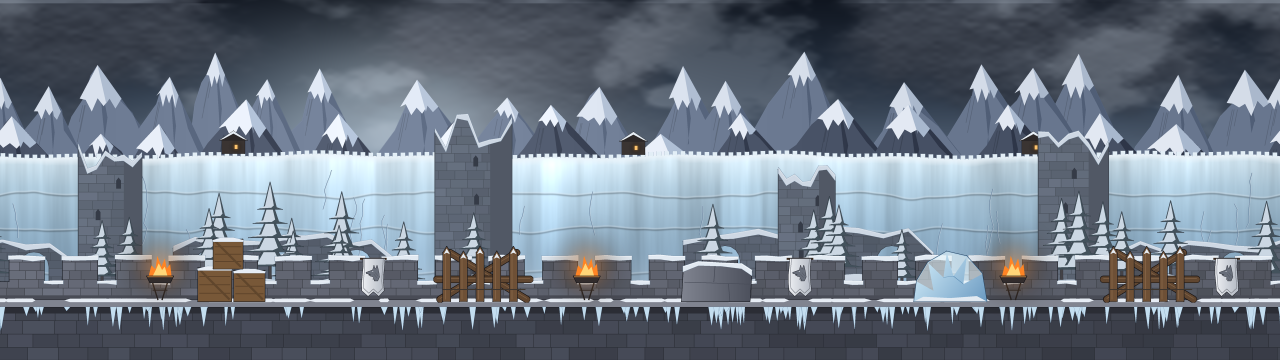
#> input picture assets/concept/frozen_wall_layers_composite.png, 3840 x 1080 px (shown at 1/3 size)
$ python -i common.py   (imports and definitions only)
#> lines starting #> are read from the running program, lines starting #| are printed output that depends on the picture
"""Shared drawing helpers for the procedural asset generator.

All drawing happens on a supersampled canvas and is downsampled at the end,
which gives clean anti-aliased edges from Pillow's aliased primitives.
Coordinates passed to Canvas methods are in "units" (final-image pixels).
"""
import math
import random

import numpy as np
from PIL import Image, ImageDraw, ImageFilter

OUTLINE = (18, 14, 14, 255)


# ---------------------------------------------------------------- colour --

# [4 lines left out: function rgba, not called in this run]


def mix(c1, c2, t):
    c1, c2 = rgba(c1), rgba(c2)
    return tuple(int(round(c1[i] + (c2[i] - c1[i]) * t)) for i in range(4))


def shade(c, f):
    c = rgba(c)
    return (min(255, int(c[0] * f)), min(255, int(c[1] * f)), min(255, int(c[2] * f)), c[3])


# ---------------------------------------------------------------- vector --

def add(a, b):
    return (a[0] + b[0], a[1] + b[1])


def sub(a, b):
    return (a[0] - b[0], a[1] - b[1])


def mul(a, s):
    return (a[0] * s, a[1] * s)


def length(a):
    return math.hypot(a[0], a[1])


def norm(a):
    l = length(a) or 1e-9
    return (a[0] / l, a[1] / l)


def perp(a):
    """Rotate 90 degrees: for a rightward vector this points down (screen)."""
    return (-a[1], a[0])


def lerp(a, b, t):
    return a + (b - a) * t


def lerp2(a, b, t):
    return (a[0] + (b[0] - a[0]) * t, a[1] + (b[1] - a[1]) * t)


# [5 lines left out: function dirv, not called in this run]


def ang_of(v):
    return math.degrees(math.atan2(v[0], v[1]))


def ease(t):
    return 0.5 - 0.5 * math.cos(math.pi * max(0.0, min(1.0, t)))


class Frame:
    """A rotated local frame: x = forward, y = up (both in units)."""

    # [11 lines left out: functions __init__, __call__, not called in this run]

    def pts(self, pts):
        return [self(p) for p in pts]

    def sub(self, local_origin, extra_lean):
        return Frame(self(local_origin), self.lean + extra_lean)


# [60 lines left out: functions ik2, catmull, ribbon_edges, not called in this run]


def ribbon(points, widths):
    a, b, _ = ribbon_edges(points, widths)
    return a + b[::-1]


# [17 lines left out: function resample, not called in this run]


# ---------------------------------------------------------------- canvas --

class Canvas:
    # [7 lines left out: function __init__, not called in this run]

    def P(self, p):
        return ((p[0] + self.origin[0]) * self.k, (p[1] + self.origin[1]) * self.k)

    def layer(self):
        return Canvas(self.w, self.h, self.ss, self.origin)

    # primitives ---------------------------------------------------------
    # [65 lines left out: functions _outline_poly, poly, circle, ellipse, ring, capsule and 1 more, not called in this run]

    def line(self, pts, color, width):
        sp = [self.P(p) for p in pts]
        self.d.line(sp, fill=rgba(color), width=max(1, int(round(width * self.k))), joint='curve')

    # [44 lines left out: functions mask, grad_poly, composite, glow, not called in this run]

    def finish(self, size=None):
        size = size or (int(round(self.w)), int(round(self.h)))
        return downsample(self.img, size)


def downsample(img, size):
    return img.convert('RGBa').resize(size, Image.LANCZOS).convert('RGBA')


# [37 lines left out: functions paste_rotated, rotate_point, sheet, not called in this run]


def seeded(seed):
    return random.Random(seed)


def _shift(a, dx, dy):
    out = np.zeros_like(a)
    h, w = a.shape
    ys, yd = (slice(0, h - dy), slice(dy, h)) if dy >= 0 else (slice(-dy, h), slice(0, h + dy))
    xs, xd = (slice(0, w - dx), slice(dx, w)) if dx >= 0 else (slice(-dx, w), slice(0, w + dx))
    out[yd, xd] = a[ys, xs]
    return out


def rim_light(img, top=(150, 186, 236), top_k=0.55, bottom=(255, 136, 56), bottom_k=0.4, px=2, soft=1.2):
    """Cheap studio lighting on a finished sprite: a cool moonlit rim along
    upward-facing edges and a warm fire bounce along the undersides."""
    arr = np.asarray(img).astype(np.float32)
    a = arr[..., 3] / 255.0
    above = _shift(a, 0, px)          # value of the pixel `px` above
    below = _shift(a, 0, -px)
    t = np.clip(a - above, 0, 1)
    b = np.clip(a - below, 0, 1)
    if soft:
        t = np.asarray(Image.fromarray((t * 255).astype(np.uint8)).filter(ImageFilter.GaussianBlur(soft)),
                       np.float32) / 255 * a
        b = np.asarray(Image.fromarray((b * 255).astype(np.uint8)).filter(ImageFilter.GaussianBlur(soft)),
                       np.float32) / 255 * a
    rgb = arr[..., :3]
    rgb += t[..., None] * np.array(top, np.float32) * top_k
    rgb += b[..., None] * np.array(bottom, np.float32) * bottom_k
    arr[..., :3] = np.clip(rgb, 0, 255)
    return Image.fromarray(arr.astype(np.uint8), 'RGBA')


# [21 lines left out: function scale_texture, not called in this run]

>>> import cv2
>>> picture = cv2.imread('../../assets/concept/frozen_wall_layers_composite.png', cv2.IMREAD_GRAYSCALE)
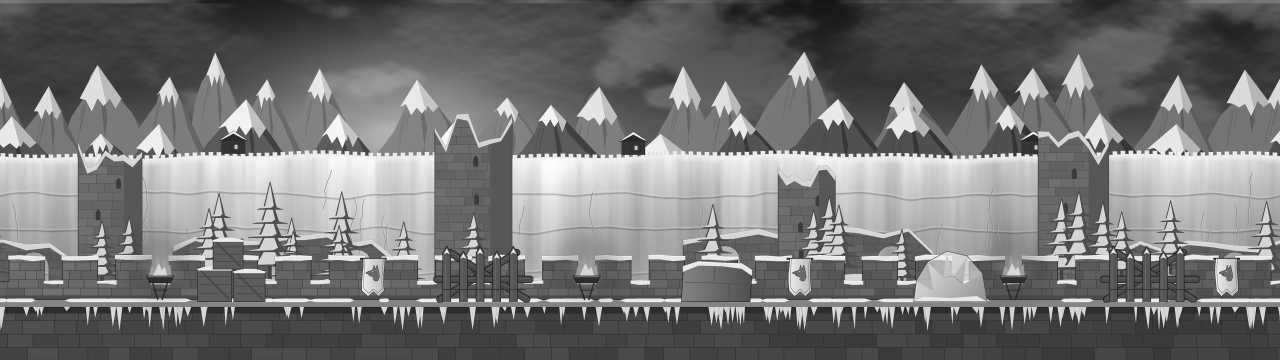
#> picture: shape (1080, 3840) (shown at 1/3 size); min 0, max 255, mean 117.6
>>> result = rim_light(picture)
#> in rim_light, `a = arr[..., 3] / 255.0`: a = 1080 values, max 0.973 at index 460, min 0.0941 at index 845, mean 0.53
#> (the run stopped early here; a loop or call above may not have finished)

$ run again, on assets/concept/keyart_frozen_wall.png
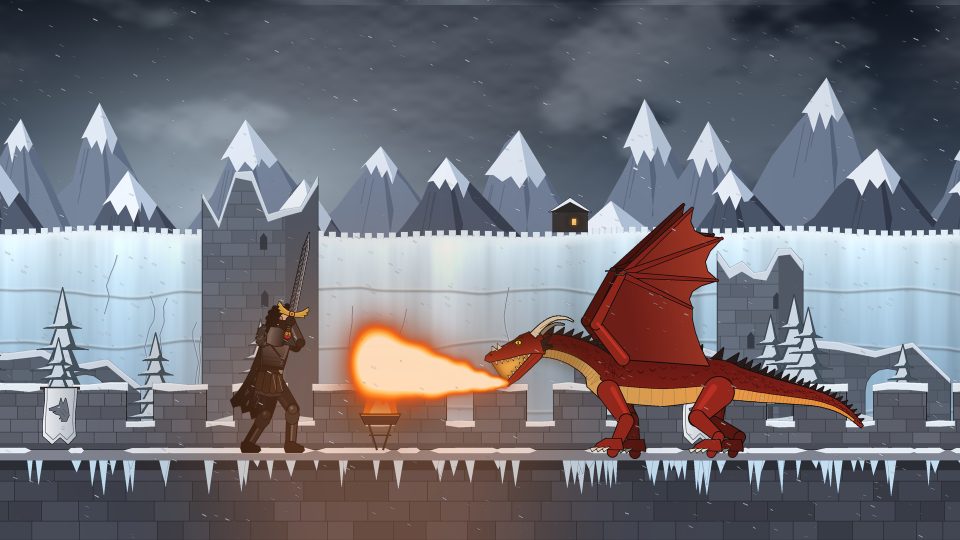
#> input picture assets/concept/keyart_frozen_wall.png, 1920 x 1080 px (shown at 1/2 size)
#> `picture = cv2.imread('../../assets/concept/frozen_wall_layers_composit..`:
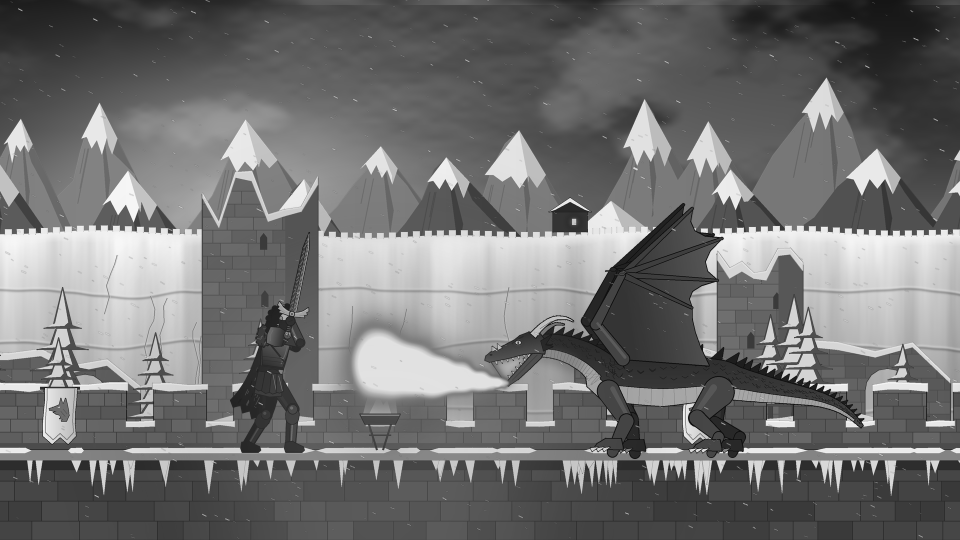
#> picture: shape (1080, 1920) (shown at 1/2 size); min 0, max 254, mean 114.4
#> a = 1080 values, max 0.969 at index 896, min 0.098 at index 921, mean 0.458
